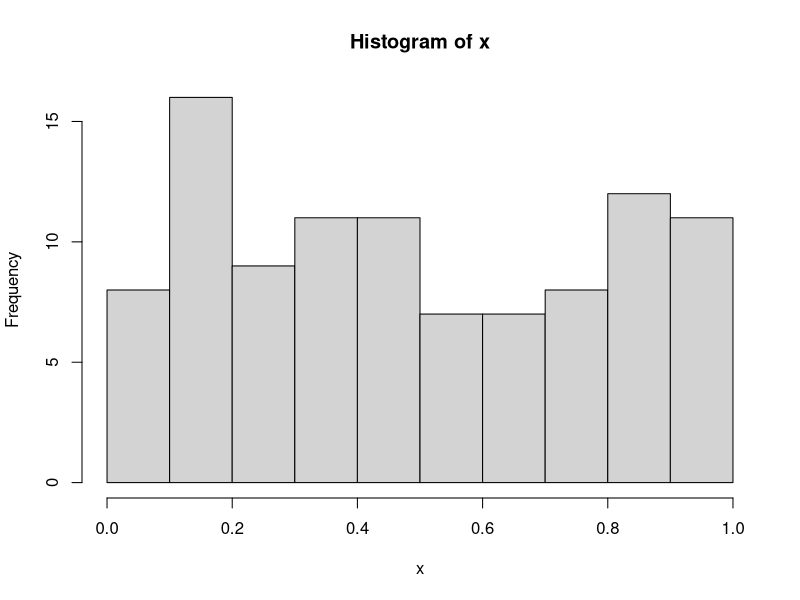
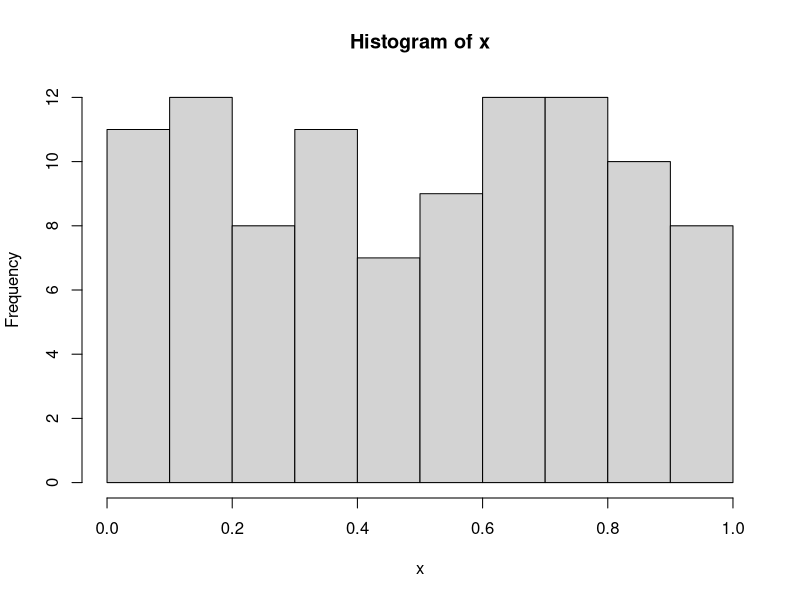
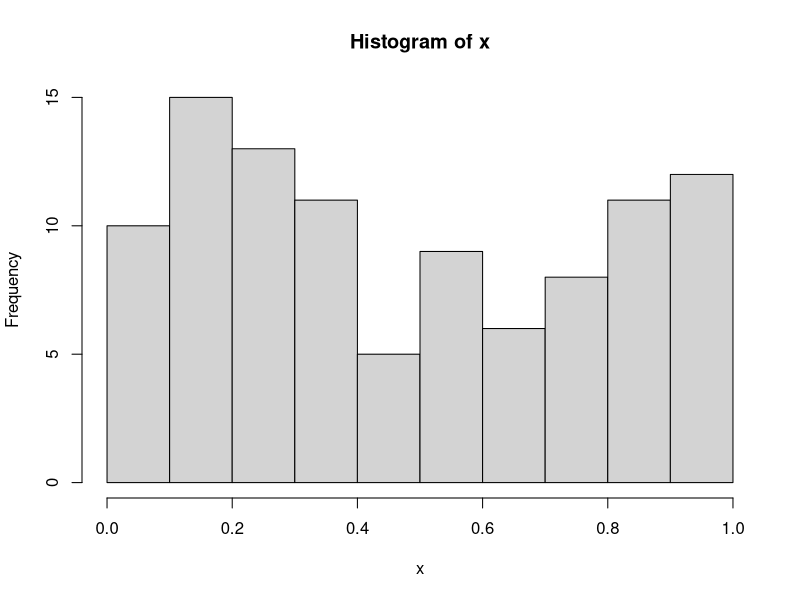
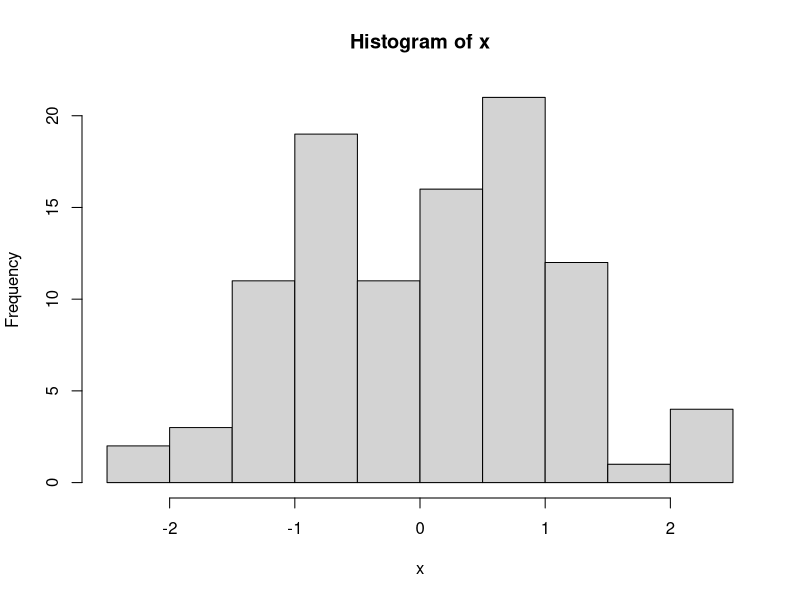
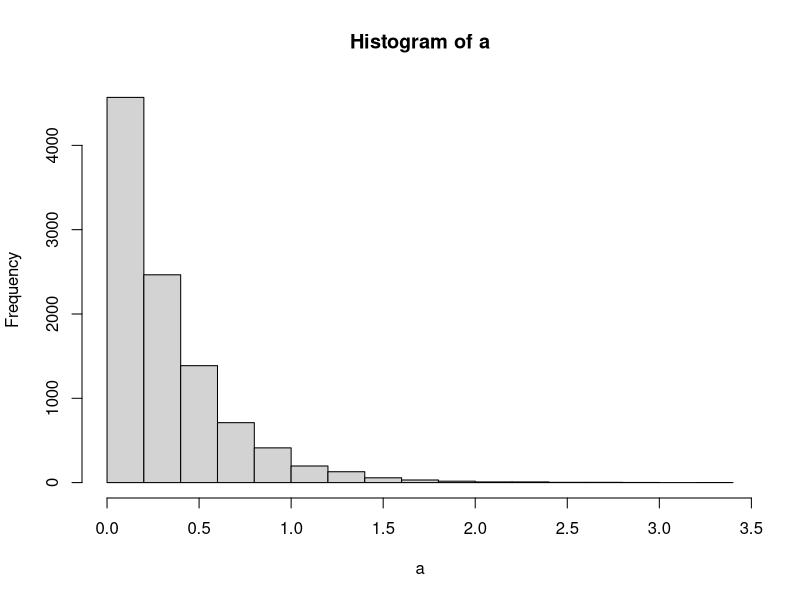

Generate these figures, in order, with R:
## ---- chunk 1
gna0 <- function(n, sem=0){
  gnu0 <- function(sem){  # função local
    k <- sem %/% iq # divisão de inteiros
    # calculando (ia * sem mod im) sem provocar overflow- Schrage
    sem = ia * (sem %% iq) - ir * k
    if (sem < 0) sem <- sem+im
    ran0 <- am * sem # converte sem para ponto flutuante
    return(list(ran0 = ran0, sem = sem))
  }
  ia <- 16807; im <- 2147483647; am <- 1.0/im
  iq <- 127773; ir <- 2836
  if (sem <= 0){
    t <- as.numeric(substring(Sys.time(),
                              c(1,6,9,12,15,18),c(4,7,10,13,16,19))) #relógio/sist.
    sem <- t[6]+t[5]*60+t[4]*3600
    sem <- ia * (sem %% iq) - ir * (sem %/% iq)# retirar o efeito inicial
    if (sem <= 0) sem <- sem + im
  }
  u <- matrix(0, n, 1) # inicia o vetor de resultados
  amostra <- gnu0(sem) #chama gnu0
  u[1] <- amostra$ran0 # inicia o primeiro elemento
  for (i in 2:n){
    amostra <- gnu0(amostra$sem)
    u[i] <- amostra$ran0
  }
  return(u)
} 

n = 100
testa_gerador = function(x){
  l = length(x)
  tab = table(cut(x, seq(0,1, by = 0.1))) / l
  v = as.vector(tab)
  r1 = all.equal(v, rep(0.1,10))
  r2 = v - rep(0.1,10)
  hist(x)
  list(prob=v, dif=r2, mean.dif=r1)
}

n = 100
set.seed(2)
x = runif(n)
testa_gerador(x)

testa_gerador(gna0(n))
testa_gerador(runif(n))
testa_gerador(rnorm(n))
## ---- chunk 2
gexp = function(n,l){
  x = (-log(gna0(n)))/l
  return(x)
}
## ---- chunk 3
n = 10000
l = 3
a = gexp(n,l)
head(a)
## ---- chunk 4
hist(a)
## ---- chunk 5

mean(a)
l**(-1)

var(a)
l**(-2)

sd(a)
sqrt(l**(-2))
